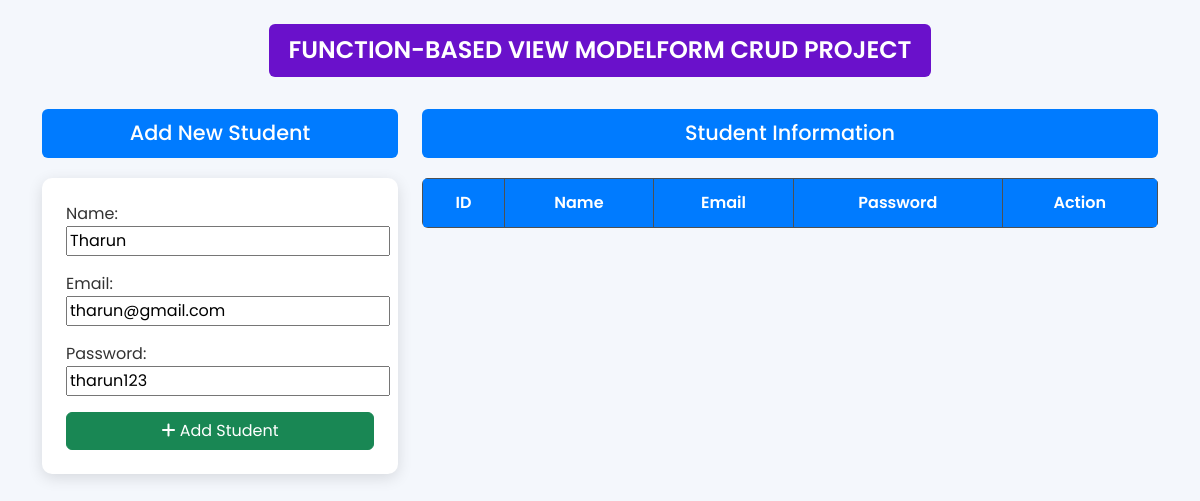
Page /update/5 on the committed database.
### application/models.py (models this page shows)
class Student(models.Model):
    name=models.CharField(max_length=60,blank=False)
    email=models.EmailField(blank=False)
    password=models.CharField(max_length=60,blank=False)

### application/views.py (the view, shortened to what this page needs)
# urls.py: path('update/<int:pk>',views.Update_Form.as_view(),name='Update'),
class Update_Form(UpdateView):
    model=Student
    fields='__all__'
    template_name='application/home.html'

### application/templates/application/home.html (shortened to what this page needs)
<!DOCTYPE html>
{% load static %}
<html lang="en">
<head>
    <link href="https://cdn.jsdelivr.net/npm/bootstrap@5.3.3/dist/css/bootstrap.min.css" rel="stylesheet">
    <link rel="stylesheet" href="{% static 'css/home.css' %}">
</head>
<body>
    <div class="container text-center mt-4">
        <h1 class="header-title">FUNCTION-BASED VIEW MODELFORM CRUD PROJECT</h1>
    </div>
    <div class="container mt-4">
        <div class="row">
            <div class="col-md-4">
                <h2 class="section-title">Add New Student</h2>
                <form action="" method="post" class="student-form">
                    {{ form.as_p }}
                    <button type="submit" class="btn btn-success w-100"><i class="fas fa-plus"></i> Add Student</button>
                </form>
            </div>
            <div class="col-md-8">
                <h2 class="section-title">Student Information</h2>
                <table class="table table-bordered table-striped text-center">
                    <thead class="table-dark">
                        <tr>
                            <th>ID</th>
                            <th>Name</th>
                            <th>Email</th>
                            <th>Password</th>
                            <th>Action</th>
                        </tr>
                    </thead>
                </table>
            </div>
        </div>
    </div>
</body>
</html>

### application/static/css/home.css (style rules this page uses)
body { background-color: #f4f7fc; font-family: 'Poppins', sans-serif; color: #333; margin: 0; padding: 0; }
.header-title { background-color: #6a11cb; color: white; padding: 12px 20px; border-radius: 6px; display: inline-block; font-size: 1.5rem; font-weight: 600; }
.section-title { background-color: #007bff; color: white; padding: 12px; border-radius: 6px; text-align: center; font-size: 1.3rem; font-weight: 500; margin-bottom: 20px; }
.container { margin-top: 30px; }
.student-form { background-color: #ffffff; padding: 24px; border-radius: 10px; box-shadow: 0px 4px 15px rgba(0, 0, 0, 0.12); transition: all 0.3s ease-in-out; }
.table { margin-top: 15px; border-radius: 6px; overflow: hidden; background-color: white; }
.table th { background-color: #007bff; color: white; padding: 12px; font-weight: 600; }

### rows in the picture
Student: name "Tharun", email "tharun@gmail.com", password "tharun123"
